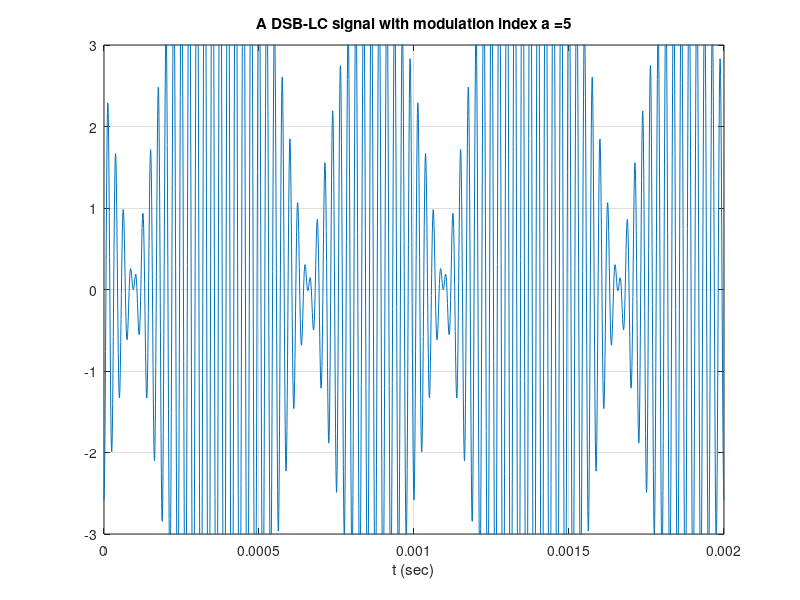

MATLAB code to generate this figure:
% File: DSBAMsignals_rand.m 
% Examples of conventional DSB-AM modulated signals with a
% narrowband sinusoidal message signal.
% Copyright (c) 2019,2022. San Jose State University.

clear 
seed = input('Enter your student ID: ');
rand('state',seed);

clear all
fm=1000;        % Message frequency
fc=40000;       % Carrier frequency
t=0:1e-6:2e-3;  % Time range

a=input('Enter the modulation index, a: ');
u = (1+a*cos(2*pi*fm*t+rand*2*pi)).*cos(2*pi*fc*t);

plot(t,u), grid on, xlabel('t (sec)')
title(strcat('A DSB-LC signal with modulation index a = ', num2str(a)))
axis([0 2e-3 -3 3])
